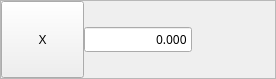
<?xml version="1.0" encoding="UTF-8"?>
<ui version="4.0">
 <class>Form</class>
 <widget class="QWidget" name="Form">
  <property name="geometry">
   <rect>
    <x>0</x>
    <y>0</y>
    <width>276</width>
    <height>79</height>
   </rect>
  </property>
  <property name="sizePolicy">
   <sizepolicy hsizetype="Ignored" vsizetype="Preferred">
    <horstretch>0</horstretch>
    <verstretch>0</verstretch>
   </sizepolicy>
  </property>
  <property name="windowTitle">
   <string>Form</string>
  </property>
  <layout class="QHBoxLayout" name="horizontalLayout_2">
   <property name="spacing">
    <number>0</number>
   </property>
   <property name="leftMargin">
    <number>0</number>
   </property>
   <property name="topMargin">
    <number>0</number>
   </property>
   <property name="rightMargin">
    <number>0</number>
   </property>
   <property name="bottomMargin">
    <number>0</number>
   </property>
   <item>
    <widget class="QFrame" name="frame">
     <property name="frameShape">
      <enum>QFrame::StyledPanel</enum>
     </property>
     <property name="frameShadow">
      <enum>QFrame::Raised</enum>
     </property>
     <layout class="QHBoxLayout" name="horizontalLayout">
      <property name="spacing">
       <number>0</number>
      </property>
      <property name="leftMargin">
       <number>0</number>
      </property>
      <property name="topMargin">
       <number>0</number>
      </property>
      <property name="rightMargin">
       <number>0</number>
      </property>
      <property name="bottomMargin">
       <number>0</number>
      </property>
      <item>
       <widget class="QPushButton" name="axis_actions_button">
        <property name="enabled">
         <bool>true</bool>
        </property>
        <property name="sizePolicy">
         <sizepolicy hsizetype="Minimum" vsizetype="MinimumExpanding">
          <horstretch>0</horstretch>
          <verstretch>0</verstretch>
         </sizepolicy>
        </property>
        <property name="text">
         <string>X</string>
        </property>
        <property name="iconSize">
         <size>
          <width>48</width>
          <height>48</height>
         </size>
        </property>
       </widget>
      </item>
      <item>
       <widget class="DROLineEdit" name="dro_entry">
        <property name="sizePolicy">
         <sizepolicy hsizetype="Preferred" vsizetype="Fixed">
          <horstretch>0</horstretch>
          <verstretch>0</verstretch>
         </sizepolicy>
        </property>
        <property name="font">
         <font>
          <family>Sans</family>
          <weight>50</weight>
          <italic>false</italic>
          <bold>false</bold>
         </font>
        </property>
        <property name="text">
         <string>0.000</string>
        </property>
        <property name="alignment">
         <set>Qt::AlignRight|Qt::AlignTrailing|Qt::AlignVCenter</set>
        </property>
        <property name="referenceType" stdset="0">
         <number>1</number>
        </property>
        <property name="axisNumber" stdset="0">
         <number>0</number>
        </property>
        <property name="inchFormat" stdset="0">
         <string>%.4f</string>
        </property>
        <property name="millimeterFormat" stdset="0">
         <string>%.3f</string>
        </property>
        <property name="degreeFormat" stdset="0">
         <string>%.2f</string>
        </property>
        <property name="latheMode" stdset="0">
         <number>0</number>
        </property>
       </widget>
      </item>
      <item>
       <layout class="QVBoxLayout" name="verticalLayout">
        <property name="sizeConstraint">
         <enum>QLayout::SetMinimumSize</enum>
        </property>
        <item>
         <widget class="QLabel" name="homed_indicator">
          <property name="frameShape">
           <enum>QFrame::NoFrame</enum>
          </property>
          <property name="pixmap">
           <pixmap>icons/homed.png</pixmap>
          </property>
          <property name="alignment">
           <set>Qt::AlignHCenter|Qt::AlignTop</set>
          </property>
         </widget>
        </item>
        <item>
         <spacer name="verticalSpacer">
          <property name="orientation">
           <enum>Qt::Vertical</enum>
          </property>
          <property name="sizeHint" stdset="0">
           <size>
            <width>20</width>
            <height>40</height>
           </size>
          </property>
         </spacer>
        </item>
       </layout>
      </item>
     </layout>
    </widget>
   </item>
  </layout>
 </widget>
 <customwidgets>
  <customwidget>
   <class>DROLineEdit</class>
   <extends>QLineEdit</extends>
   <header>qtpyvcp.widgets.input_widgets.dro_line_edit</header>
  </customwidget>
 </customwidgets>
 <resources/>
 <connections/>
</ui>
